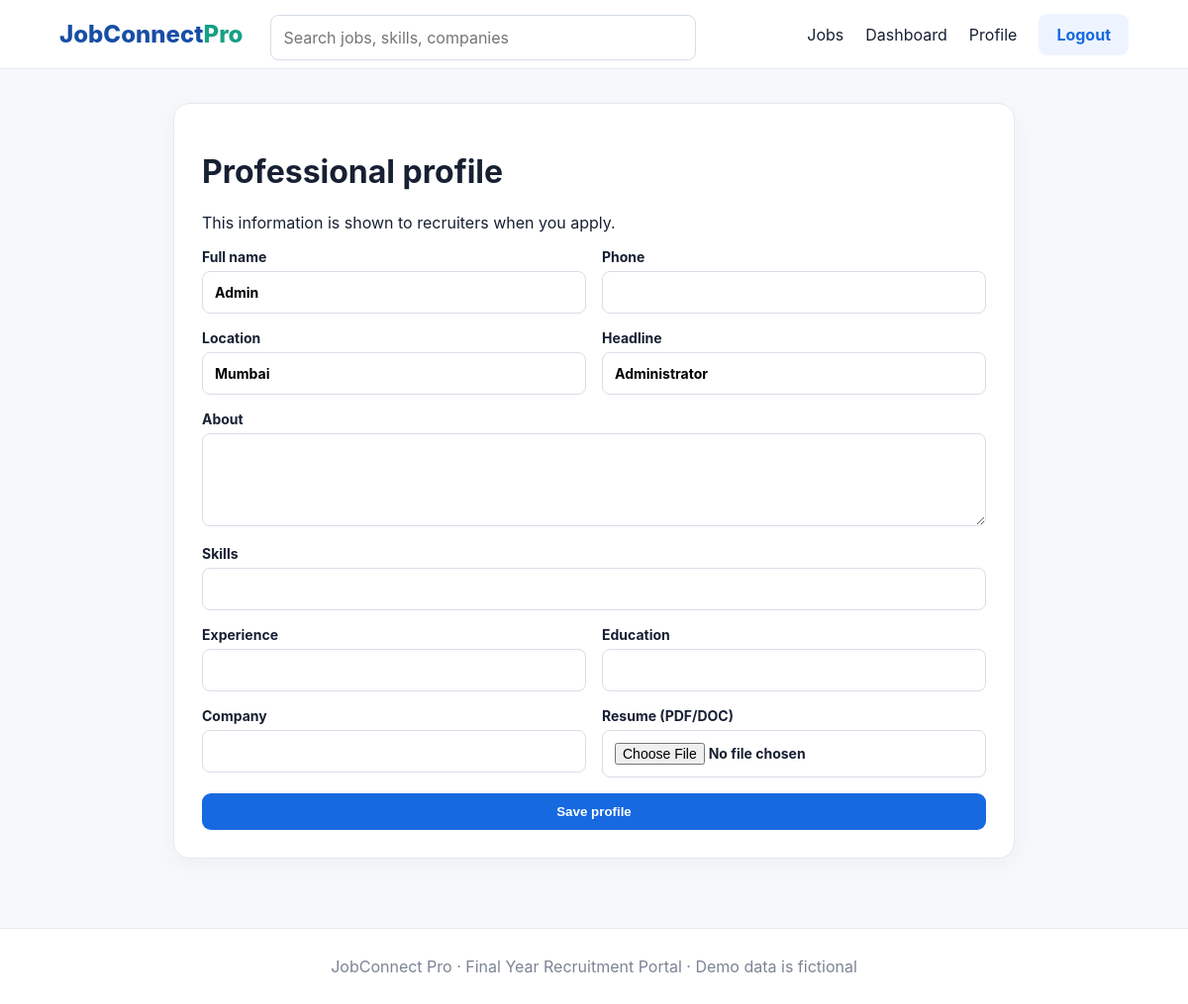
Page /profile (signed in) on the committed database.
### tables this page shows
CREATE TABLE users(id INTEGER PRIMARY KEY AUTOINCREMENT,name TEXT,email TEXT UNIQUE,password TEXT,role TEXT,phone TEXT,location TEXT,headline TEXT,bio TEXT,skills TEXT,experience TEXT,education TEXT,resume TEXT,company TEXT,created_at DATETIME DEFAULT CURRENT_TIMESTAMP);

### app.py (the view, shortened to what this page needs)
@app.route('/profile',methods=['GET','POST'])
@login_required
def profile():
 c=db(); u=c.execute('select * from users where id=?',(session['uid'],)).fetchone()
 c.close(); return render_template('profile.html',user=u)

### app.py (called while the page is built)
def db(): c=sqlite3.connect(DB); c.row_factory=sqlite3.Row; return c

def login_required(f):
 @wraps(f)
 def w(*a,**k):
  if not session.get('uid'): return redirect(url_for('login'))
  return f(*a,**k)
 return w

@app.context_processor
def ctx(): return dict(me=session)

### templates/profile.html
{% extends 'base.html' %}{% block content %}<div class="formpage"><h1>Professional profile</h1><p>This information is shown to recruiters when you apply.</p><form method="post" enctype="multipart/form-data" class="formgrid"><label>Full name<input name="name" value="{{user.name}}" required></label><label>Phone<input name="phone" value="{{user.phone or ''}}"></label><label>Location<input name="location" value="{{user.location or ''}}"></label><label>Headline<input name="headline" value="{{user.headline or ''}}" placeholder="Python Developer"></label><label class="full">About<textarea name="bio" rows="4">{{user.bio or ''}}</textarea></label><label class="full">Skills<input name="skills" value="{{user.skills or ''}}"></label><label>Experience<input name="experience" value="{{user.experience or ''}}"></label><label>Education<input name="education" value="{{user.education or ''}}"></label><label>Company<input name="company" value="{{user.company or ''}}"></label><label>Resume (PDF/DOC)<input type="file" name="resume"></label><button class="full">Save profile</button></form></div>{% endblock %}

### static/style.css (style rules this page uses)
* { box-sizing:border-box }
body { margin:0;font-family:Inter,Segoe UI,Arial,sans-serif;background:#f6f8fb;color:#172033 }
.btn,button { background:#1769e0;color:white;border:0;border-radius:9px;padding:11px 18px;font-weight:700;cursor:pointer }
.hero-card,.panel,.auth,.formpage { background:white;border:1px solid #e4e8ef;border-radius:16px;padding:28px;box-shadow:0 7px 24px #1b31500a }
.auth form,.formgrid { display:grid;gap:16px }
.auth label,.formgrid label { font-weight:650;font-size:14px }
input,select,textarea { width:100%;padding:12px;border:1px solid #d8dee8;border-radius:8px;margin-top:6px;font:inherit;background:white }
.formpage { max-width:850px;margin:auto }
.formgrid { grid-template-columns:1fr 1fr }
.full { grid-column:1/-1 }

### rows in the picture
users: name "Admin", location "Mumbai", headline "Administrator"
